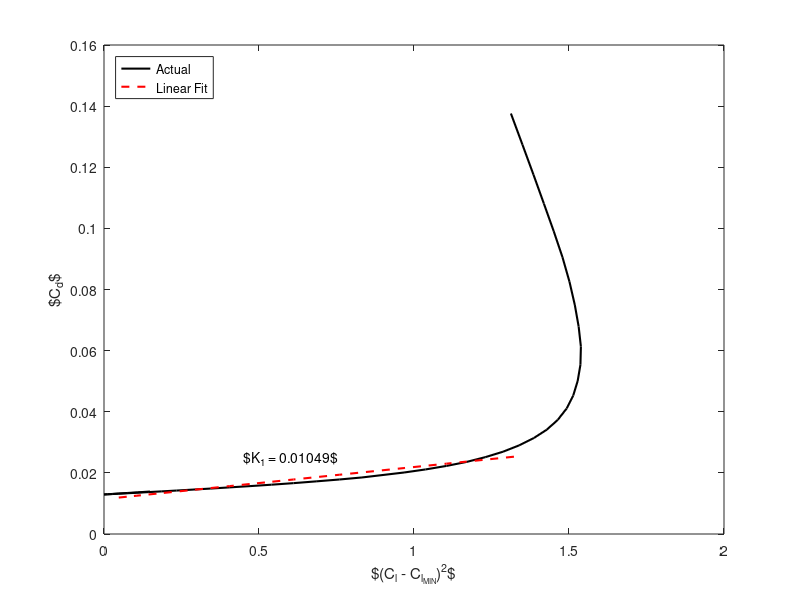

MATLAB code to generate this figure:
clear all,close all,clc
% set(0,'defaulttextinterpreter','latex')
load xfoil4412.mat

ii = alpha<12 & alpha > 0;
CLmin = CL(CD == min(CD)); 

p1 = polyfit((CL(ii)-CLmin).^2,CD(ii),1);

CDvisc = polyval(p1,(CL(ii)-CLmin).^2);
% 
% figure(1)
% plot(alpha,CL,'-k','linewidth',1.5)
% xlabel('$\alpha$')
% ylabel('$C_l$')
% 
% figure(2)
% plot(CD,CL,'-k','linewidth',1.5)
% xlabel('$C_d$')
% ylabel('$C_l$')

figure(3)
plot((CL-CLmin).^2,CD,'-k','linewidth',1.5)
hold on
plot((CL(ii)-CLmin).^2,CDvisc,'--r','linewidth',1.5)
str=sprintf('$K_1 = %s$',num2str(p1(1)));
text(0.45,0.025,str)
legend('Actual','Linear Fit','location','northwest')

xlabel('$(C_l - C_{l_{MIN}})^2$')
ylabel('$C_d$')
